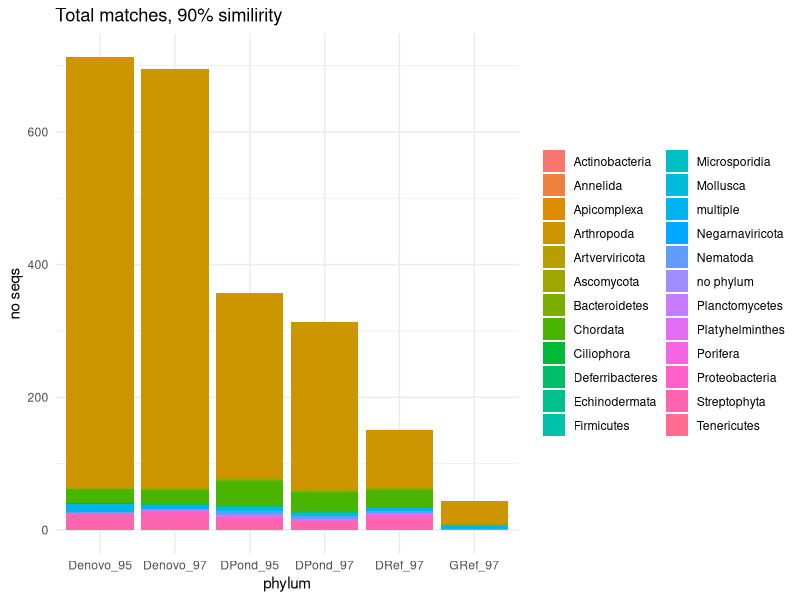
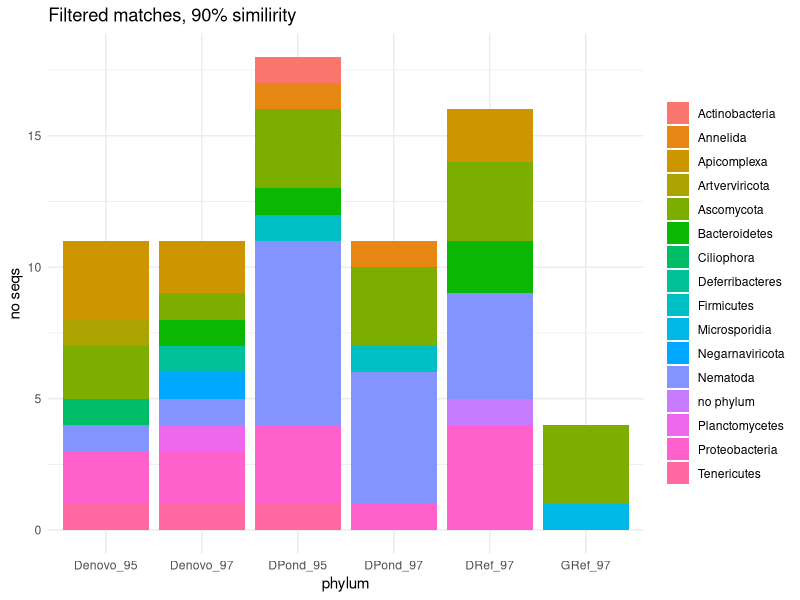

Reproduce these figures in R, in order.
## ---- chunk 1

library(ggplot2)
library(dplyr)


tax <- read.table("./GrossmaniaRef_97_tax.txt", header= TRUE, sep = "")
tax$V1 <- "GRef_97"


tax1  <- read.table("./DPond_97_tax.txt", header= TRUE, sep = "")
tax1$V1 <- "DPond_97"

tax2 <-  read.table("./DPond_95_tax.txt", header= TRUE, sep = "")
tax2$V1 <- "DPond_95"

tax3 <- read.table("./DendroDenovo_97_tax.txt", header= TRUE, sep = "")
tax3$V1 <- "Denovo_97"


tax4  <- read.table("./DendroDenovo_95_tax.txt", header= TRUE, sep = "")
tax4$V1 <- "Denovo_95"

tax5 <-  read.table("./DendroRef_97_tax.txt", header= TRUE, sep = "")
tax5$V1 <- "DRef_97"

taxx <- bind_rows(tax, tax1, tax2, tax3, tax4, tax5)

taxx_x <- taxx[!(taxx$V3 == "Arthropoda"| taxx$V3 == "Chordata" | taxx$V3 == "Echinodermata"| taxx$V3 == "Mollusca" | taxx$V3 == "Porifera" | taxx$V3 == "Platyhelminthes" | taxx$V3 == "Streptophyta"| taxx$V3 == "multiple"),]

a <-ggplot(taxx, aes (x = V1)) + geom_bar(aes(fill=V3)) +
  labs(x= "phylum", y="no seqs") + theme_minimal() 


b <-ggplot(taxx_x, aes (x = V1)) + geom_bar(aes(fill=V3) ) +
  labs(x= "phylum", y="no seqs") + theme_minimal() 

## ---- chunk 2
o <- table(taxx$V1, taxx$V3)
o

a + theme(legend.title = element_blank()) + ggtitle ("Total matches, 90% similirity") 

## ---- chunk 3

p <- table(taxx_x$V1, taxx_x$V3)
p

b + theme(legend.title = element_blank()) + ggtitle ("Filtered matches, 90% similirity") 


